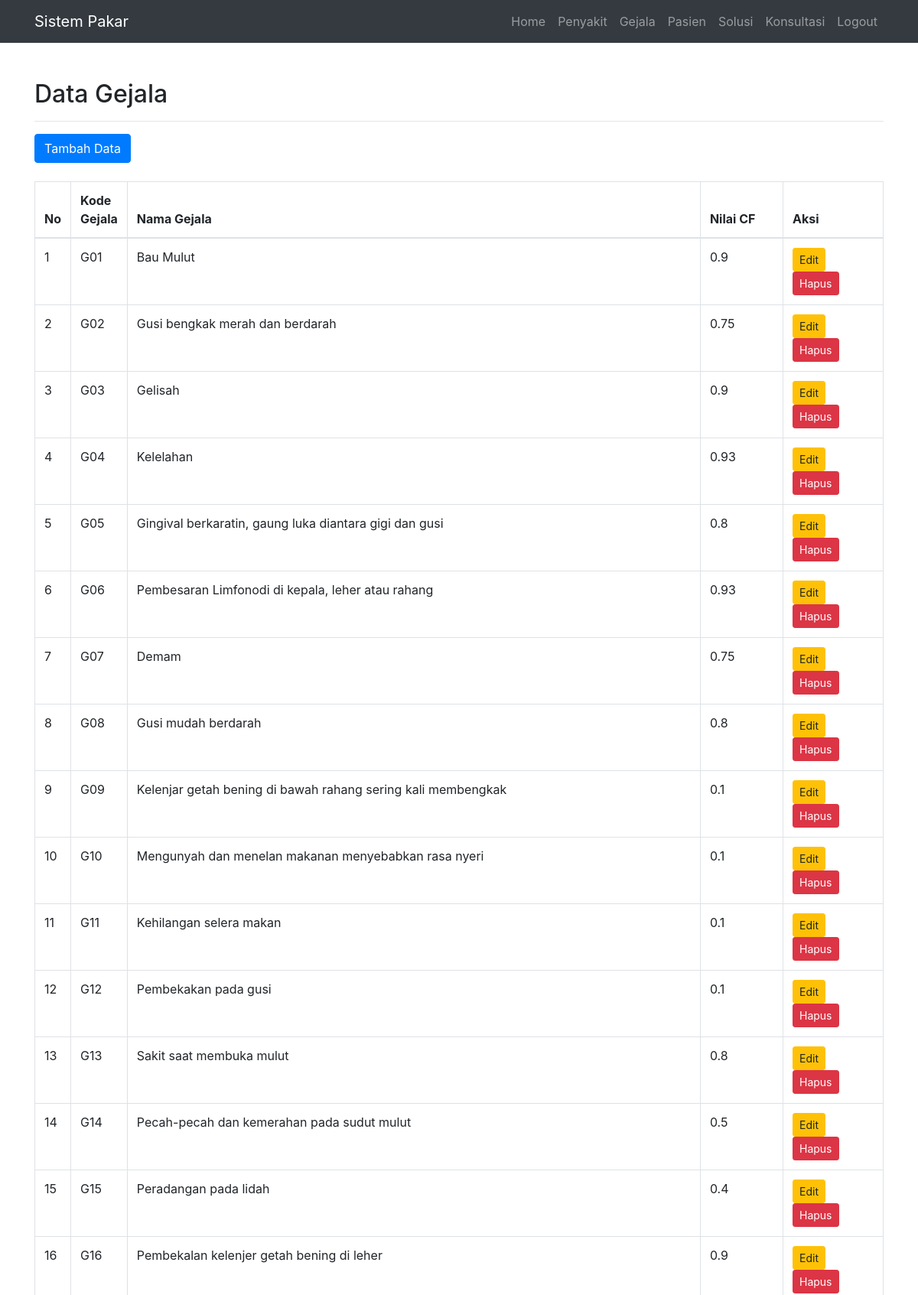
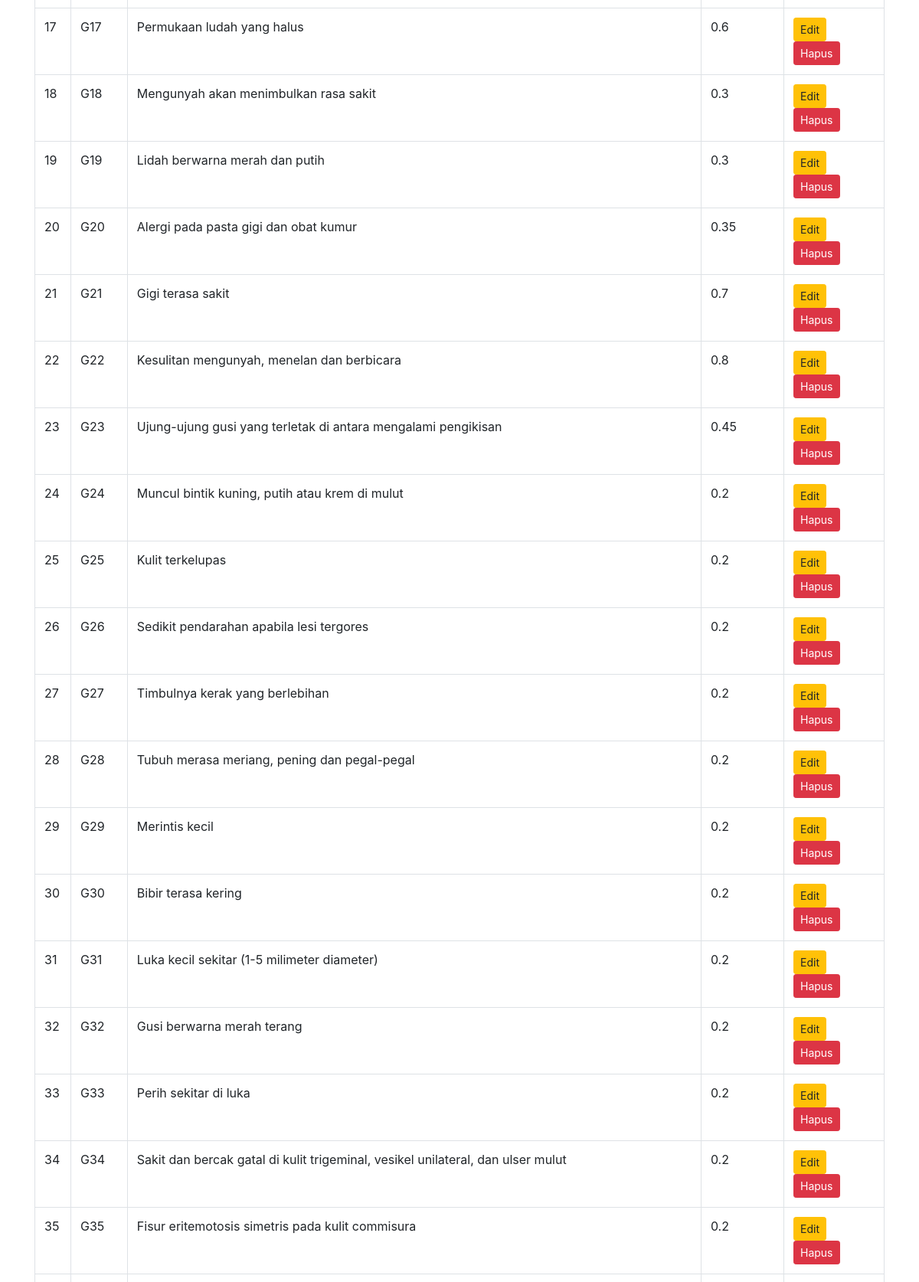
The page /admin/index.php?page=module/Gejala/index (signed in, upper part) on the database its author committed (2 pictures, top to bottom).
### tables this page shows
CREATE TABLE IF NOT EXISTS `tb_Gejala` (
  `gejala_id` varchar(100) NOT NULL,
  `gejala_nama` text NOT NULL,
  `gejala_cf` float NOT NULL
);

### assets/model/conf.php (called while the page is built, shortened)
<?php
$conn = mysqli_connect('localhost', 'root', 'mysql', 'db_pakar_cf');
class Conf
{
    public function get($query)
    {
        global $conn;
        $ambil = $conn->query($query);
        $hasil = [];
        while ($pecah = $ambil->fetch_object()) {
            $hasil[] = $pecah;
        }
        return $hasil;
    }
}

### assets/model/db.php (called while the page is built, shortened)
<?php
include 'conf.php';
class Db extends Conf
{
    public function getAllGejala()
    {
        $query = $this->get("SELECT * FROM tb_Gejala");
        return $query;
    }
}

### admin/module/Gejala/index.php (the view)
<div class="container">
    <div class="row">
        <div class="col-md-12 mb-5 mt-5">
            <h2>Data Gejala</h2>
            <hr>
            <div class="table-responsive">
                <a href="?page=module/Gejala/tambah" class="btn btn-primary ">Tambah Data</a>
                <br><br>
                <table class="table table-bordered" id="dataTable" width="100%" cellspacing="0">
                    <thead>
                        <tr>
                            <th width="10px">No</th>
                            <th width="50px">Kode Gejala</th>
                            <th>Nama Gejala</th>
                            <th>Nilai CF</th>
                            <th width="131px">Aksi</th>
                        </tr>
                    </thead>
                    <tbody>
                        <?php
                        foreach ($db->getAllGejala() as $no => $dGejala) {
                        ?>
                            <tr>
                                <td><?= ++$no ?></td>
                                <td><?= $dGejala->gejala_id ?></td>
                                <td><?= $dGejala->gejala_nama ?></td>
                                <td><?= $dGejala->gejala_cf ?></td>
                                <td>
                                    <a href="index.php?page=module/Gejala/edit&id=<?= $dGejala->gejala_id ?>" class="btn btn-warning btn-sm">Edit</a>
                                    <a href="index.php?page=module/Gejala/hapus&id=<?= $dGejala->gejala_id ?>" class="btn btn-danger btn-sm">Hapus</a>
                                </td>
                            </tr>
                        <?php }  ?>
                    </tbody>
                </table>
            </div>
        </div>
    </div>
</div>

### assets/css/business-frontpage.css (style rules this page uses)
body { padding-top: 56px; }

### rows shown on the page
tb_gejala: gejala_id "G01", gejala_nama "Bau Mulut", gejala_cf "0.9"
tb_gejala: gejala_id "G02", gejala_nama "Gusi bengkak merah dan berdarah", gejala_cf "0.75"
tb_gejala: gejala_id "G03", gejala_nama "Gelisah", gejala_cf "0.9"
tb_gejala: gejala_id "G04", gejala_nama "Kelelahan", gejala_cf "0.93"
tb_gejala: gejala_id "G05", gejala_nama "Gingival berkaratin, gaung luka diantara gigi dan gusi", gejala_cf "0.8"
tb_gejala: gejala_id "G06", gejala_nama "Pembesaran Limfonodi di kepala, leher atau rahang", gejala_cf "0.93"
tb_gejala: gejala_id "G07", gejala_nama "Demam", gejala_cf "0.75"
tb_gejala: gejala_id "G08", gejala_nama "Gusi mudah berdarah", gejala_cf "0.8"
tb_gejala: gejala_id "G09", gejala_nama "Kelenjar getah bening di bawah rahang sering kali membengkak", gejala_cf "0.1"
tb_gejala: gejala_id "G10", gejala_nama "Mengunyah dan menelan makanan menyebabkan rasa nyeri", gejala_cf "0.1"
tb_gejala: gejala_id "G11", gejala_nama "Kehilangan selera makan", gejala_cf "0.1"
tb_gejala: gejala_id "G12", gejala_nama "Pembekakan pada gusi", gejala_cf "0.1"
tb_gejala: gejala_id "G13", gejala_nama "Sakit saat membuka mulut", gejala_cf "0.8"
tb_gejala: gejala_id "G14", gejala_nama "Pecah-pecah dan kemerahan pada sudut mulut", gejala_cf "0.5"
tb_gejala: gejala_id "G15", gejala_nama "Peradangan pada lidah", gejala_cf "0.4"
tb_gejala: gejala_id "G16", gejala_nama "Pembekalan kelenjer getah bening di leher", gejala_cf "0.9"
tb_gejala: gejala_id "G17", gejala_nama "Permukaan ludah yang halus", gejala_cf "0.6"
tb_gejala: gejala_id "G18", gejala_nama "Mengunyah akan menimbulkan rasa sakit", gejala_cf "0.3"
tb_gejala: gejala_id "G19", gejala_nama "Lidah berwarna merah dan putih", gejala_cf "0.3"
tb_gejala: gejala_id "G20", gejala_nama "Alergi pada pasta gigi dan obat kumur", gejala_cf "0.35"
tb_gejala: gejala_id "G21", gejala_nama "Gigi terasa sakit", gejala_cf "0.7"
tb_gejala: gejala_id "G22", gejala_nama "Kesulitan mengunyah, menelan dan berbicara", gejala_cf "0.8"
tb_gejala: gejala_id "G23", gejala_nama "Ujung-ujung gusi yang terletak di antara mengalami pengikisan", gejala_cf "0.45"
tb_gejala: gejala_id "G24", gejala_nama "Muncul bintik kuning, putih atau krem di mulut", gejala_cf "0.2"
tb_gejala: gejala_id "G25", gejala_nama "Kulit terkelupas", gejala_cf "0.2"
tb_gejala: gejala_id "G26", gejala_nama "Sedikit pendarahan apabila lesi tergores", gejala_cf "0.2"
tb_gejala: gejala_id "G27", gejala_nama "Timbulnya kerak yang berlebihan", gejala_cf "0.2"
tb_gejala: gejala_id "G28", gejala_nama "Tubuh merasa meriang, pening dan pegal-pegal", gejala_cf "0.2"
tb_gejala: gejala_id "G29", gejala_nama "Merintis kecil", gejala_cf "0.2"
tb_gejala: gejala_id "G30", gejala_nama "Bibir terasa kering", gejala_cf "0.2"
tb_gejala: gejala_id "G31", gejala_nama "Luka kecil sekitar (1-5 milimeter diameter)", gejala_cf "0.2"
tb_gejala: gejala_id "G32", gejala_nama "Gusi berwarna merah terang", gejala_cf "0.2"
tb_gejala: gejala_id "G33", gejala_nama "Perih sekitar di luka", gejala_cf "0.2"
tb_gejala: gejala_id "G34", gejala_nama "Sakit dan bercak gatal di kulit trigeminal, vesikel unilateral, dan ulser mulut", gejala_cf "0.2"
tb_gejala: gejala_id "G35", gejala_nama "Fisur eritemotosis simetris pada kulit commisura", gejala_cf "0.2"
